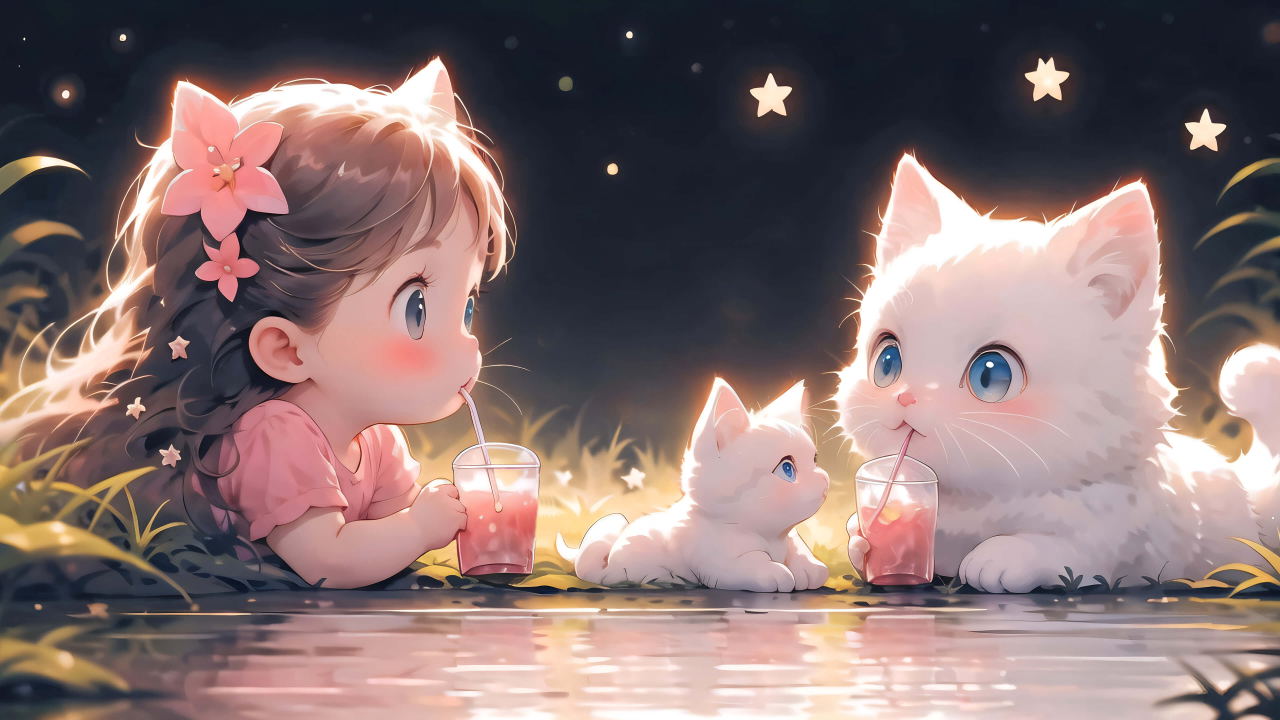
#> input picture pythonProject/实验1/Picture/P01.jpg, 3840 x 2160 px (shown at 1/3 size)
$ python 'Test_1_Python的应用及图像的基本操作.py'
#> lines starting #> are read from the running program, lines starting #| are printed output that depends on the picture; after the words box and inside, x2 and y2 are one past the last pixel; in counts of white or black regions, pixels touching at a corner belong together
import matplotlib.pyplot as plt
import numpy as np
from skimage import io, transform

# 设置字体为SimHei以支持中文显示（尽管你提到不需要中文显示，但这里保留了设置）
plt.rcParams['font.sans-serif'] = ['SimHei']  # 使用黑体作为默认字体
plt.rcParams['axes.unicode_minus'] = False  # 解决负号 '-' 显示为方块的问题


def load_image(path, as_gray=False):
    """
    加载图像文件。

    参数:
        path (str): 图像文件的路径。
        as_gray (bool): 如果为True，则将图像转换为灰度图。

    返回:
        numpy.ndarray: 图像数据数组。
    """
#> called with path = './Picture/P01.jpg', as_gray = True
    return io.imread(path, as_gray=as_gray)
#> returned value: shape (2160, 3840) float64; min 0, max 1, mean 0.459
#> call 2 of load_image, with path = './Picture/P02.jpg', as_gray = True
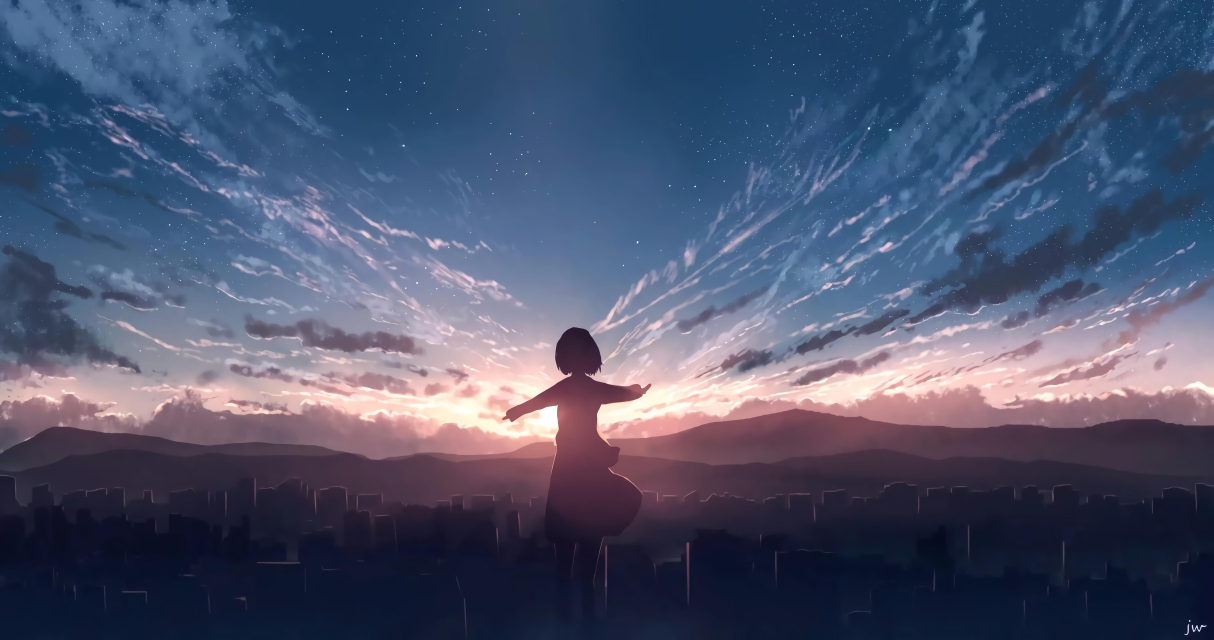
#> input picture pythonProject/实验1/Picture/P02.jpg, 6068 x 3200 px (shown at 1/5 size)


def get_image_info(image):
    """
    打印图像的基本信息，包括大小、形状和数据类型。

    参数:
        image (numpy.ndarray): 图像数据数组。
    """
    print(f"图像大小: {image.size}")  # 打印图像的总像素数
#| 图像大小: 8294400
    print(f"图像形状: {image.shape}")  # 打印图像的高度、宽度（以及通道数）
#| 图像形状: (2160, 3840)
    print(f"图像数据类型: {image.dtype}")  # 打印图像的数据类型
#| 图像数据类型: float64


def mean_downsample(img, block_size=(8, 8)):
    """
    对图像进行下采样，通过计算每个块的平均值来缩小图像尺寸。

    参数:
        img (numpy.ndarray): 输入图像。
        block_size (tuple): 每个块的尺寸，默认是(8, 8)。

    返回:
        numpy.ndarray: 下采样后的图像。
    """
#> called with block_size = (8, 8)
    new_height = img.shape[0] // block_size[0]  # 计算新高度
#> new_height = 270
    new_width = img.shape[1] // block_size[1]  # 计算新宽度
#> new_width = 480
    result = np.zeros((new_height, new_width))  # 创建一个空的结果数组
    for i in range(0, img.shape[0], block_size[0]):
        for j in range(0, img.shape[1], block_size[1]):
            result[i // block_size[0], j // block_size[1]] = np.mean(
                img[i:i + block_size[0], j:j + block_size[1]])  # 计算每个块的平均值并赋值给结果数组
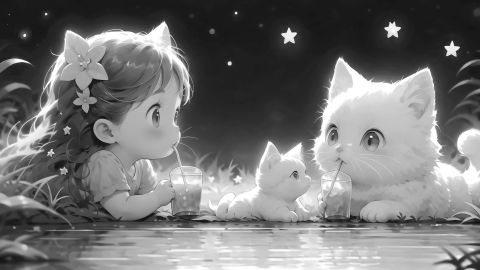
#> result: shape (270, 480) float64; min 0.0594, max 1, mean 0.459
    return result.astype(np.uint8)  # 转换为无符号8位整型
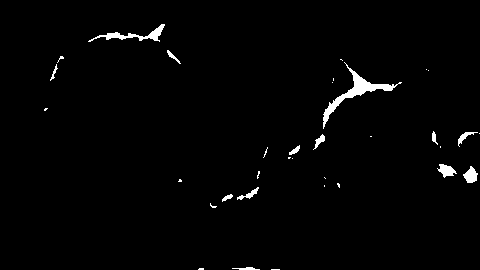
#> returned value: shape (270, 480); values 0 (black) and 1 (white), 1.6% white; 34 white regions (21 under 20 px), largest, box (x1, y1, x2, y2) and area: (323, 62, 402, 129) 748, (88, 24, 165, 42) 352, (463, 166, 478, 183) 157


def quantize_to_two_levels(image):
    """
    将图像量化为两个灰度级别：0和255。

    参数:
        image (numpy.ndarray): 输入图像。

    返回:
        numpy.ndarray: 量化的图像。
    """
    return ((image > 128) * 255).astype(np.uint8)  # 如果像素值大于128，则设为255；否则设为0
#> returned value: shape (2160, 3840); every value is 0


def image_operations(img1, img2):
    """
    对两幅图像进行加法和减法运算。

    参数:
        img1 (numpy.ndarray): 第一幅图像。
        img2 (numpy.ndarray): 第二幅图像。

    返回:
        tuple: 包含加法和减法结果的元组。
    """
    if img1.shape != img2.shape:
        img2 = transform.resize(img2, (img1.shape[0], img1.shape[1]), anti_aliasing=True)  # 调整img2大小与img1相同
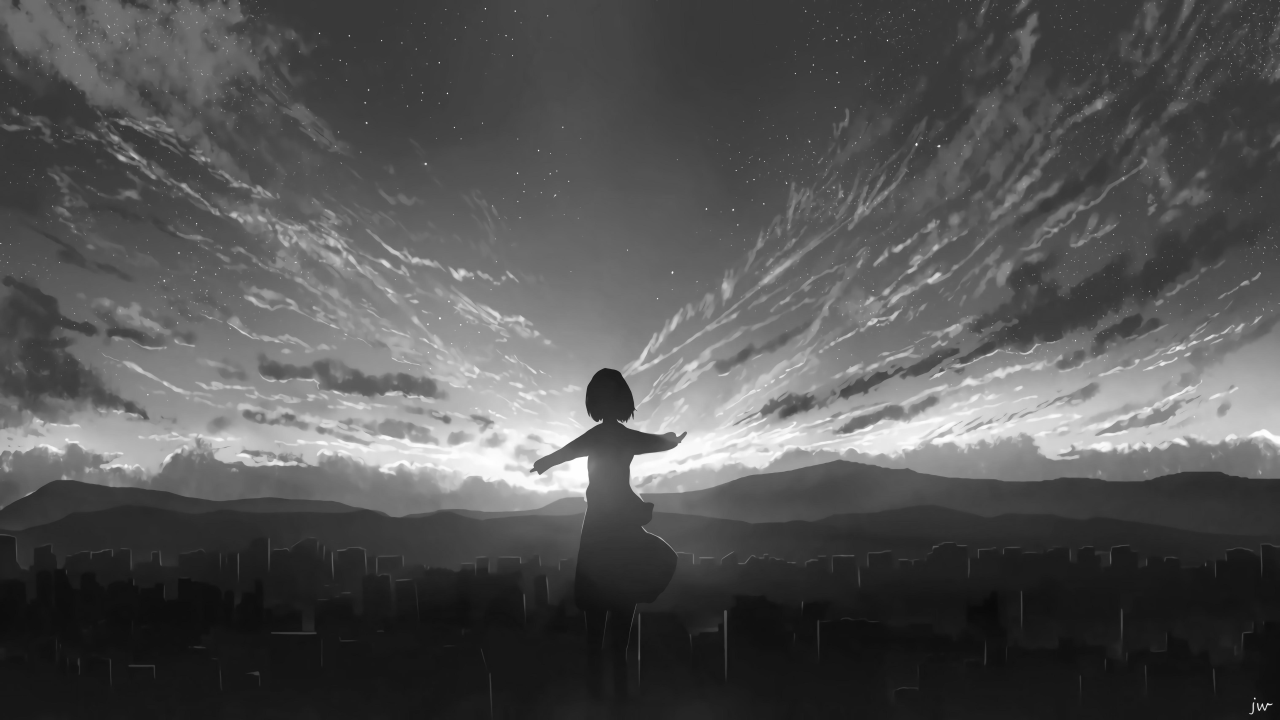
#> img2: shape (2160, 3840) float64 (shown at 1/3 size); min 0.0368, max 1, mean 0.328
    add_image = np.clip(img1 + img2, 0, 255).astype(np.uint8)  # 图像相加，并限制结果在0到255之间
#> add_image: shape (2160, 3840); values 0 (black) and 1 (white), 27.2% white; 1445 white regions (1220 under 20 px), largest, box (x1, y1, x2, y2) and area: (0, 168, 3840, 1720) 2086258, (1403, 2025, 2923, 2160) 61798, (3075, 173, 3208, 304) 9099
    sub_image = np.clip(img1 - img2, 0, 255).astype(np.uint8)  # 图像相减，并限制结果在0到255之间
    return add_image, sub_image


def power_transform(image, power):
    """
    对图像进行幂次变换。

    参数:
        image (numpy.ndarray): 输入图像。
        power (float): 幂次。

    返回:
        numpy.ndarray: 变换后的图像。
    """
    transformed_image = np.power(image / 255.0, power) * 255  # 对图像进行幂次变换
    return np.clip(transformed_image, 0, 255).astype(np.uint8)  # 限制结果在0到255之间


if __name__ == "__main__":
    # 加载图像
    image = load_image(r'./Picture/P01.jpg', as_gray=True)
    another_image = load_image(r'./Picture/P02.jpg', as_gray=True)

    # 获取并打印图像信息
    get_image_info(image)

    # 求均值法进行图像模拟采样
    downsampled_image = mean_downsample(image)
    plt.figure()
    plt.imshow(downsampled_image, cmap='gray')  # 使用灰度色谱显示图像
    plt.title("使用求均值法进行图像模拟采样的结果")
    plt.show()

    # 将256级灰度图像量化到仅有2个灰度级
    quantized_image = quantize_to_two_levels(image)
    plt.figure()
    plt.imshow(quantized_image, cmap='gray')
    plt.title("将256级灰度图像量化到仅有2个灰度级的结果")
    plt.show()

    # 图像的加法及减法操作
    add_image, sub_image = image_operations(image, another_image)
    fig, axs = plt.subplots(1, 2, figsize=(14, 7))  # 创建一个包含两个子图的图形窗口
    axs[0].imshow(add_image, cmap='gray')
    axs[0].set_title('图像加法的结果')
    axs[1].imshow(sub_image, cmap='gray')
    axs[1].set_title('图像减法的结果')
    plt.show()

    # 不同幂次的运算
    power_2_image = power_transform(image, 2)  # 幂次为2的变换
#> in power_transform, `transformed_image = np.power(image / 255.0, power) * 255`:
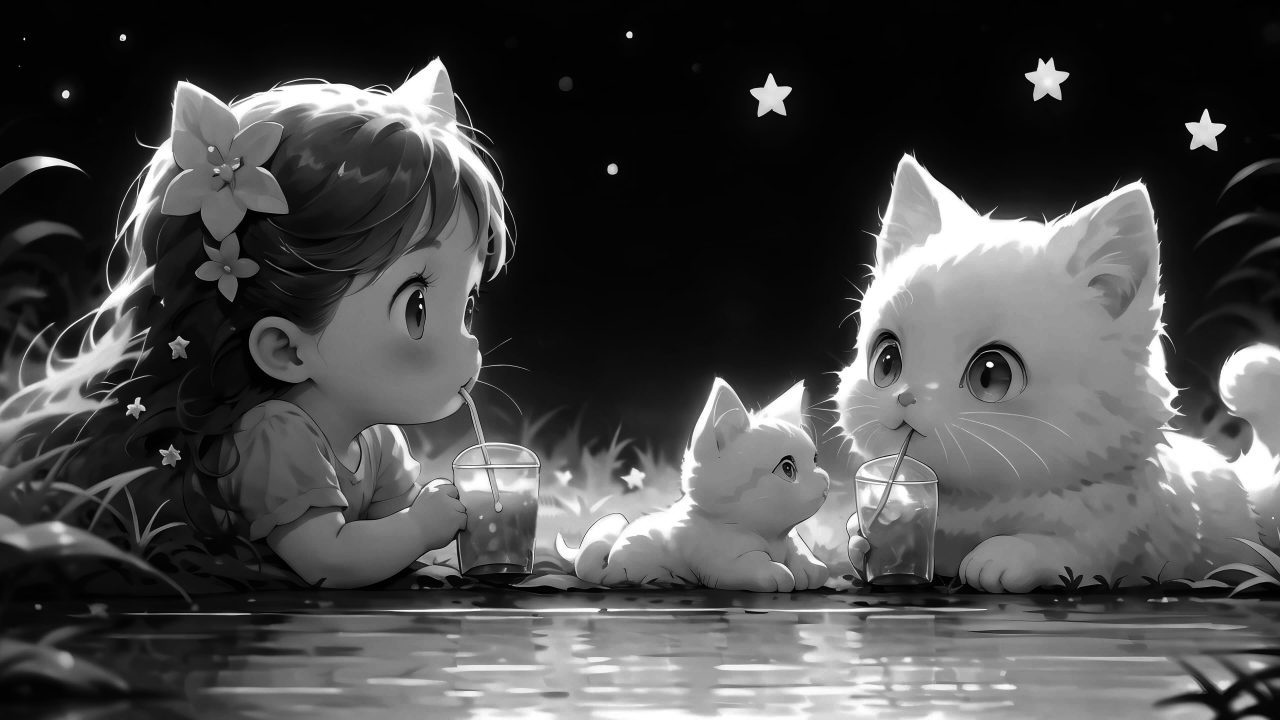
#> transformed_image: shape (2160, 3840) float64 (shown at 1/3 size); min 0, max 0.00392, mean 0.00114; drawn with min black and max white
    power_half_image = power_transform(image, 0.5)  # 幂次为0.5的变换
#> call 2 of power_transform, with power = 0.5
#> in power_transform (call 2), `transformed_image = np.power(image / 255.0, power) * 255`:
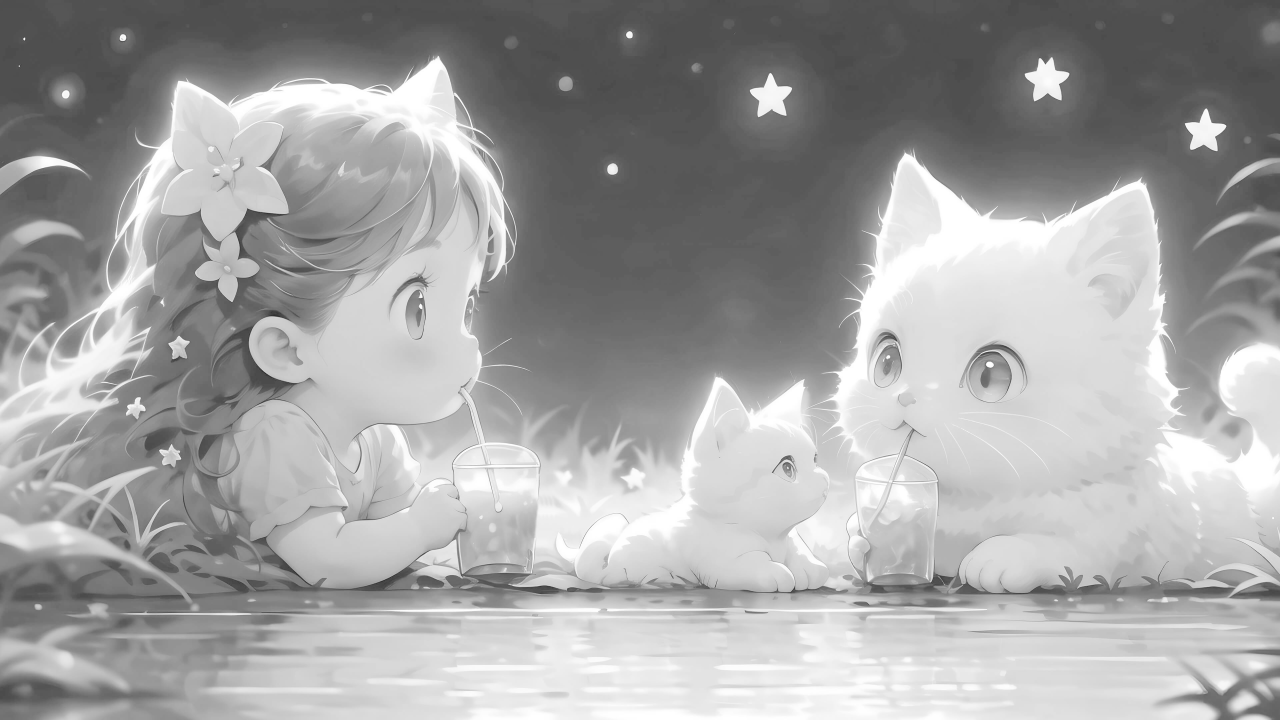
#> transformed_image: shape (2160, 3840) float64 (shown at 1/3 size); min 0, max 15.97, mean 10.2; drawn with min black and max white
    fig, axs = plt.subplots(1, 3, figsize=(15, 5))  # 创建一个包含三个子图的图形窗口
    axs[0].imshow(image, cmap='gray')
    axs[0].set_title('原始图像')
    axs[1].imshow(power_2_image, cmap='gray')
    axs[1].set_title('幂次为2的变换结果')
    axs[2].imshow(power_half_image, cmap='gray')
    axs[2].set_title('幂次为0.5的变换结果')
    plt.show()
